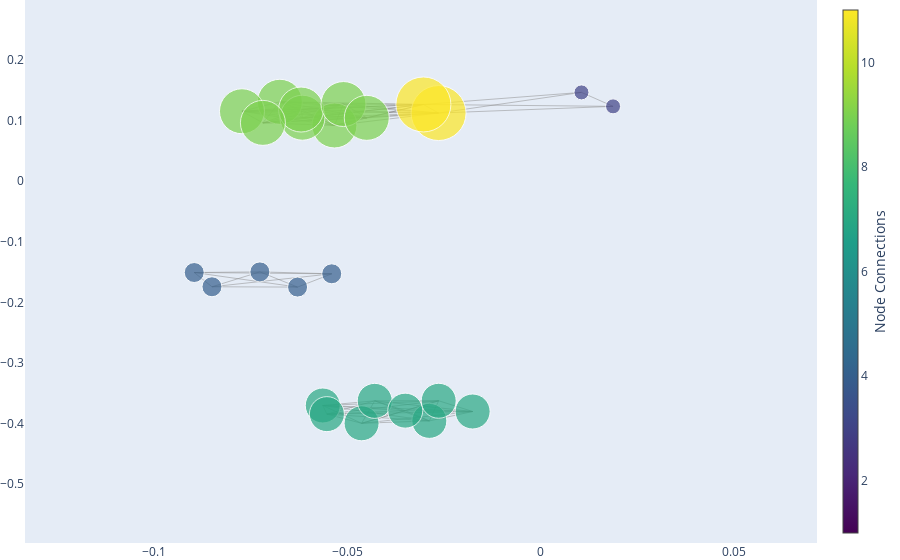

Notebook code cell kept with this figure:
### Code cell
# Plot the interactive graph
plot_interactive_graph(en_co_url_graph)

### Figure 1 — Plotly figure (JSON) as saved in the notebook; plotly's stock layout.template omitted (floating-point values rounded to 4 significant figures; data arrays with more than 128 entries replaced by an {"elided": "..."} marker saying what was removed)
{"data": [{"hoverinfo": "none", "line": {"color": "#888", "width": 0.5}, "mode": "lines", "type": "scatter", "x": {"elided": "606 float values"}, "y": {"elided": "606 float values"}}, {"hoverinfo": "text", "marker": {"color": {"elided": "138 int values"}, "colorbar": {"thickness": 15, "title": {"side": "right", "text": "Node Connections"}, "xanchor": "left"}, "colorscale": [[0, "#440154"], [0.1111, "#482878"], [0.2222, "#3e4989"], [0.3333, "#31688e"], [0.4444, "#26828e"], [0.5556, "#1f9e89"], [0.6667, "#35b779"], [0.7778, "#6ece58"], [0.8889, "#b5de2b"], [1, "#fde725"]], "showscale": true, "size": {"elided": "138 int values"}}, "mode": "markers", "text": {"elided": "138 str values"}, "textposition": "top center", "type": "scatter", "x": {"elided": "138 float values"}, "y": {"elided": "138 float values"}}], "layout": {"autosize": true, "hovermode": "closest", "margin": {"b": 0, "l": 0, "r": 0, "t": 0}, "showlegend": false, "xaxis": {"autorange": false, "range": [-0.1335, 0.07155], "showgrid": false, "type": "linear", "zeroline": false}, "yaxis": {"autorange": false, "range": [-0.5971, 0.2989], "showgrid": false, "type": "linear", "zeroline": false}}}
